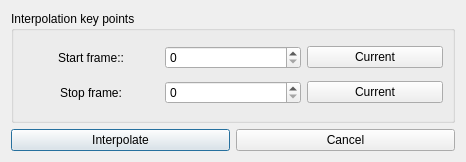
<?xml version="1.0" encoding="UTF-8"?>
<ui version="4.0">
 <class>InterpolationDialog</class>
 <widget class="QDialog" name="InterpolationDialog">
  <property name="geometry">
   <rect>
    <x>0</x>
    <y>0</y>
    <width>466</width>
    <height>162</height>
   </rect>
  </property>
  <property name="windowTitle">
   <string>Interpolate</string>
  </property>
  <layout class="QGridLayout" name="gridLayout">
   <item row="1" column="0">
    <widget class="QPushButton" name="posButton">
     <property name="text">
      <string>Interpolate</string>
     </property>
     <property name="icon">
      <iconset resource="../res.qrc">
       <normaloff>:/res/ok.png</normaloff>:/res/ok.png</iconset>
     </property>
    </widget>
   </item>
   <item row="1" column="1">
    <widget class="QPushButton" name="negButton">
     <property name="text">
      <string>Cancel</string>
     </property>
     <property name="icon">
      <iconset resource="../res.qrc">
       <normaloff>:/res/cancel.png</normaloff>:/res/cancel.png</iconset>
     </property>
    </widget>
   </item>
   <item row="0" column="0" colspan="2">
    <widget class="QGroupBox" name="groupBox_2">
     <property name="title">
      <string>Interpolation key points</string>
     </property>
     <layout class="QGridLayout" name="gridLayout_2">
      <item row="0" column="0">
       <widget class="QLabel" name="label">
        <property name="text">
         <string>Start frame::</string>
        </property>
        <property name="alignment">
         <set>Qt::AlignCenter</set>
        </property>
       </widget>
      </item>
      <item row="0" column="1">
       <widget class="QSpinBox" name="fromBox"/>
      </item>
      <item row="0" column="2">
       <widget class="QPushButton" name="curFromButton">
        <property name="text">
         <string>Current</string>
        </property>
       </widget>
      </item>
      <item row="1" column="0">
       <widget class="QLabel" name="label_2">
        <property name="text">
         <string>Stop frame:</string>
        </property>
        <property name="alignment">
         <set>Qt::AlignCenter</set>
        </property>
       </widget>
      </item>
      <item row="1" column="1">
       <widget class="QSpinBox" name="toBox"/>
      </item>
      <item row="1" column="2">
       <widget class="QPushButton" name="curToButton">
        <property name="text">
         <string>Current</string>
        </property>
       </widget>
      </item>
     </layout>
    </widget>
   </item>
  </layout>
 </widget>
 <resources>
  <include location="../res.qrc"/>
 </resources>
 <connections/>
</ui>
